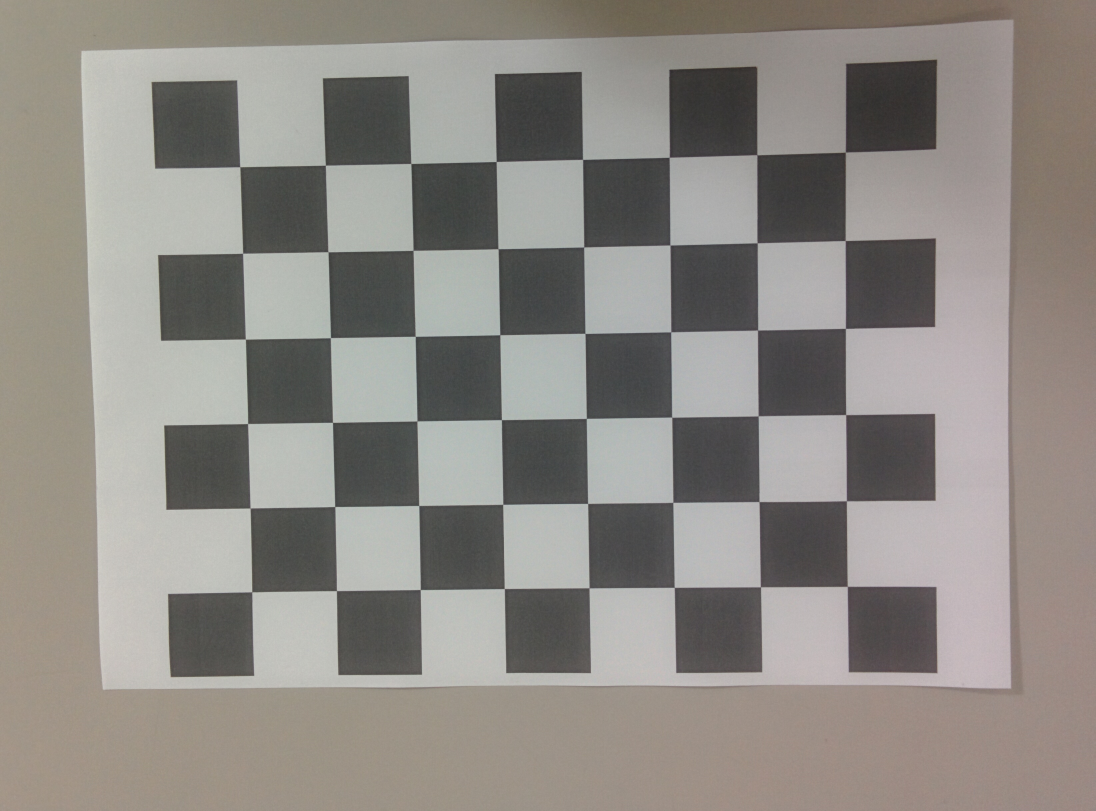
#> input picture HW1/Computer vision/Set1/IMG_20170116_122701.jpg, 3286 x 2432 px (shown at 1/3 size); its folder holds only this picture in this run
$ jupyter execute Question1_A.ipynb   (Python 2 division)
#> lines starting #> are read from the running program, lines starting #| are printed output that depends on the picture
[cell 1]
import numpy as np
import cv2
import glob
# Using opencv calibration toolbox

criteria = (cv2.TERM_CRITERIA_EPS + cv2.TERM_CRITERIA_MAX_ITER, 30, 0.001)
# termination criteria

[cell 2]
objp = np.zeros((6*8,3), np.float32)
objp[:,:2] = np.mgrid[0:6,0:8].T.reshape(-1,2)
#Taking the values of object points (0,0,0),(0,0,1),(0,1,0)..


objpoints = [] #3D points
imgpoints = [] #2D points

[cell 3]
images = glob.glob('Set1/*') #Location of images

[cell 4]
for fname in images:
    img = cv2.imread(fname)
#> img is the input picture: shape (2432, 3286, 3); mean B, G, R 133, 138.3, 142.4
    gray = cv2.cvtColor(img, cv2.COLOR_BGR2GRAY)
    gray = cv2.resize(gray,(480,360))
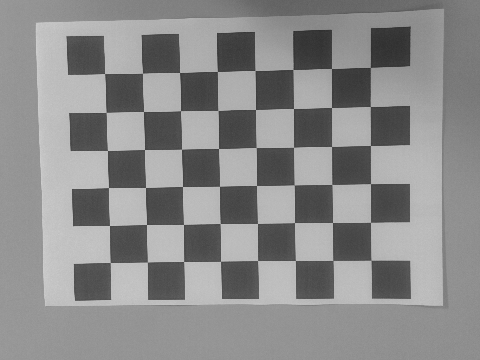
#> gray: shape (360, 480); min 47, max 206, mean 138.8
    img = cv2.resize(img,(480,360))
#> img: shape (360, 480, 3)
    # Find the chess board corners
    ret, corners = cv2.findChessboardCorners(gray, (6,8), None)
#> ret = True; corners = 48 rows, first 8: [370.5, 67.65], [370.3, 106.5], [370.4, 145.5], [370.5, 183.6], [370.5, 222.4], [371.1, 260.3], [331.5, 68.5], [331.5, 107.5]
    # If found, add object points, image points (after refining them)
    print str(ret)+" "+fname
#| True HW1/Computer vision/Set1/IMG_20170116_122701.jpg
    if ret == True:
    	corners2=cv2.cornerSubPix(gray,corners, (11,11), (-1,-1), criteria)
#> corners2 = 48 rows, first 8: [370.4, 67.48], [370.2, 106.5], [370.5, 145.5], [370.5, 183.6], [370.5, 222.4], [370.9, 260.3], [331.4, 68.53], [331.5, 107.5]
    	objpoints.append(objp)
    	imgpoints.append(corners)
    	cv2.drawChessboardCorners(img, (6,8), corners2, ret)
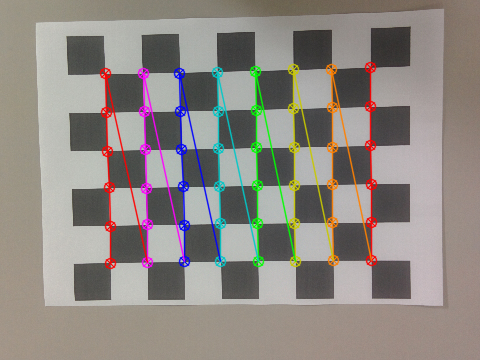
#> img: shape (360, 480, 3); mean B, G, R 131.5, 137.2, 143
    	cv2.imshow('img', img)
    	cv2.waitKey(500)
cv2.destroyAllWindows()

[cell 5]
#Finding out the parameters by calibrateCamera
#Writing them in the files
ret, mtx, dist, rvecs, tvecs = cv2.calibrateCamera(objpoints, imgpoints, gray.shape[::-1],None,None)
#> ret = 0.262; mtx = [[340, 0, 257.9], [0, 344.1, 189.7], [0, 0, 1]]; dist = [[0.129, -0.638, 0.00182, 0.00326, 1.3]]; rvecs = ([0.0465, -0.00614, 1.56],); tvecs = ([2.92, -3.15, 8.96],)
datathings = (ret, mtx, dist, rvecs, tvecs)
#> datathings = (0.262, [[340, 0, 257.9], [0, 344.1, 189.7], [0, 0, 1]], [[0.129, -0.638, 0.00182, 0.00326, 1.3]], ([0.0465, -0.00614, 1.56],), ([2.92, -3.15, 8.96],))
fieldnames = ["ret", "mtx", "dist", "rvecs", "tvecs"]
for fieldname, data in zip(fieldnames, datathings):
	#print (fieldname + ": ")
	#print (data)
	if fieldname == "mtx":
		with open("Intrinsic_Parameters.txt","w") as file:
			file.write("Camera Matrix = "+str(data))
	if fieldname == "dist":
		with open("Distortion_Parameters.txt","w") as file:
			file.write("Distortion Coefficients "+str(data))
	if fieldname == "rvecs" :
		with open("Extrinsic_Parameters_Rvec.txt","w") as file:
			file.write(fieldname +" : "+ str(data))
	if fieldname == "tvecs" :
		with open("Extrinsic_Parameters_Tvec.txt","w") as file:
			file.write(fieldname +" : "+ str(data))
#> this loop made 5 passes
#> (fieldname, data) on passes 1 to 5: ('ret', 0.262), ('mtx', [[340, 0, 257.9], [0, 344.1, 189.7], [0, 0, 1]]), ('dist', [[0.129, -0.638, 0.00182, 0.00326, 1.3]]), ('rvecs', ([0.0465, -0.00614, 1.56],)), ('tvecs', ([2.92, -3.15, 8.96],))
